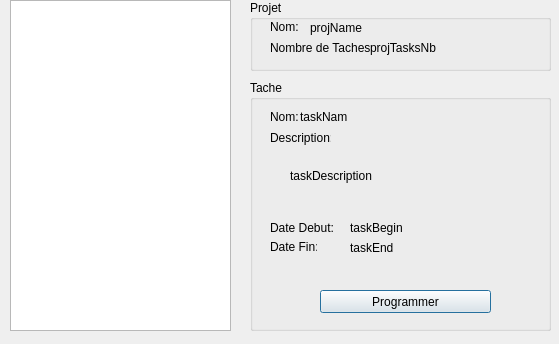
<?xml version="1.0" encoding="UTF-8"?>
<ui version="4.0">
 <class>projectMain</class>
 <widget class="QDialog" name="projectMain">
  <property name="geometry">
   <rect>
    <x>0</x>
    <y>0</y>
    <width>559</width>
    <height>344</height>
   </rect>
  </property>
  <property name="windowTitle">
   <string>Dialog</string>
  </property>
  <widget class="QGroupBox" name="taskEndLabel">
   <property name="geometry">
    <rect>
     <x>250</x>
     <y>80</y>
     <width>301</width>
     <height>251</height>
    </rect>
   </property>
   <property name="title">
    <string>Tache</string>
   </property>
   <widget class="QLabel" name="label_4">
    <property name="geometry">
     <rect>
      <x>20</x>
      <y>30</y>
      <width>47</width>
      <height>13</height>
     </rect>
    </property>
    <property name="text">
     <string>Nom:</string>
    </property>
   </widget>
   <widget class="QLabel" name="label_5">
    <property name="geometry">
     <rect>
      <x>20</x>
      <y>50</y>
      <width>61</width>
      <height>16</height>
     </rect>
    </property>
    <property name="text">
     <string>Description:</string>
    </property>
   </widget>
   <widget class="QLabel" name="taskDescriptionLabel">
    <property name="geometry">
     <rect>
      <x>40</x>
      <y>70</y>
      <width>241</width>
      <height>51</height>
     </rect>
    </property>
    <property name="text">
     <string>taskDescription</string>
    </property>
   </widget>
   <widget class="QLabel" name="taskNameLabel">
    <property name="geometry">
     <rect>
      <x>50</x>
      <y>30</y>
      <width>47</width>
      <height>13</height>
     </rect>
    </property>
    <property name="text">
     <string>taskName</string>
    </property>
   </widget>
   <widget class="QLabel" name="label_8">
    <property name="geometry">
     <rect>
      <x>20</x>
      <y>140</y>
      <width>71</width>
      <height>16</height>
     </rect>
    </property>
    <property name="text">
     <string>Date Debut:</string>
    </property>
   </widget>
   <widget class="QLabel" name="taskBeginLabel">
    <property name="geometry">
     <rect>
      <x>100</x>
      <y>140</y>
      <width>111</width>
      <height>16</height>
     </rect>
    </property>
    <property name="text">
     <string>taskBegin</string>
    </property>
   </widget>
   <widget class="QLabel" name="label_10">
    <property name="geometry">
     <rect>
      <x>20</x>
      <y>160</y>
      <width>47</width>
      <height>13</height>
     </rect>
    </property>
    <property name="text">
     <string>Date Fin:</string>
    </property>
   </widget>
   <widget class="QLabel" name="label_11">
    <property name="geometry">
     <rect>
      <x>100</x>
      <y>160</y>
      <width>111</width>
      <height>16</height>
     </rect>
    </property>
    <property name="text">
     <string>taskEnd</string>
    </property>
   </widget>
   <widget class="QPushButton" name="taskProgram">
    <property name="geometry">
     <rect>
      <x>70</x>
      <y>210</y>
      <width>171</width>
      <height>23</height>
     </rect>
    </property>
    <property name="text">
     <string>Programmer</string>
    </property>
   </widget>
  </widget>
  <widget class="QGroupBox" name="groupBox">
   <property name="geometry">
    <rect>
     <x>250</x>
     <y>0</y>
     <width>301</width>
     <height>71</height>
    </rect>
   </property>
   <property name="title">
    <string>Projet</string>
   </property>
   <widget class="QLabel" name="label">
    <property name="geometry">
     <rect>
      <x>20</x>
      <y>20</y>
      <width>47</width>
      <height>13</height>
     </rect>
    </property>
    <property name="text">
     <string>Nom:</string>
    </property>
   </widget>
   <widget class="QLabel" name="label_2">
    <property name="geometry">
     <rect>
      <x>20</x>
      <y>40</y>
      <width>101</width>
      <height>16</height>
     </rect>
    </property>
    <property name="text">
     <string>Nombre de Taches:</string>
    </property>
   </widget>
   <widget class="QLabel" name="label_3">
    <property name="geometry">
     <rect>
      <x>20</x>
      <y>70</y>
      <width>47</width>
      <height>13</height>
     </rect>
    </property>
    <property name="text">
     <string/>
    </property>
   </widget>
   <widget class="QLabel" name="projNameLabel">
    <property name="geometry">
     <rect>
      <x>60</x>
      <y>20</y>
      <width>231</width>
      <height>16</height>
     </rect>
    </property>
    <property name="text">
     <string>projName</string>
    </property>
   </widget>
   <widget class="QLabel" name="projTasksNbLabel">
    <property name="geometry">
     <rect>
      <x>120</x>
      <y>40</y>
      <width>171</width>
      <height>16</height>
     </rect>
    </property>
    <property name="text">
     <string>projTasksNb</string>
    </property>
   </widget>
  </widget>
  <widget class="QTreeView" name="projTreeView">
   <property name="geometry">
    <rect>
     <x>10</x>
     <y>0</y>
     <width>221</width>
     <height>331</height>
    </rect>
   </property>
  </widget>
 </widget>
 <resources/>
 <connections/>
</ui>
